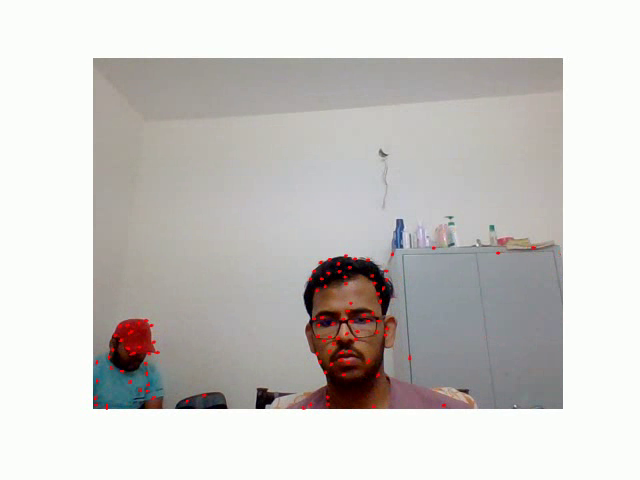
#> input picture frame 6 of optical_flow_scratch_live.mp4, 640 x 480 px, given in place of the camera
$ python optical_flow_scratch.py
#> lines starting #> are read from the running program, lines starting #| are printed output that depends on the picture
#> further down, image1 is the input picture: shape (480, 640, 3); mean B, G, R 197.7, 200.5, 202.8
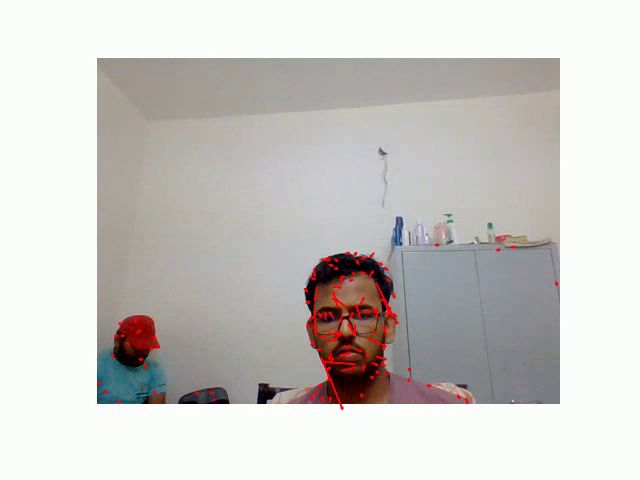
#> input picture frame 7 of optical_flow_scratch_live.mp4, 640 x 480 px, given in place of the camera
#> further down, image2 is the input picture: shape (480, 640, 3); mean B, G, R 199, 201.8, 204.5
from matplotlib import pyplot as plt
from scipy import signal
import numpy as np
import time
import math
import cv2

def grayimage(input_img1):
	img1G = cv2.cvtColor(input_img1,cv2.COLOR_BGR2GRAY)
	return img1G
def smoothimage(input_img1):
	img1G = cv2.GaussianBlur(input_img1,(3,3),0)
	return img1G
def calculatevelocities(feature,h,w,Ix,Iy,It):
	u = np.nan*np.ones((h,w))
	v = np.nan*np.ones((h,w))
	for l in feature:
		j,i = l.ravel()
		IX,IY,IT = [],[],[]
		if(i+2 < h and i-2 > 0 and j+2 < w and j-2 > 0):
			for b1 in range(-2,3):
				for b2 in range(-2,3):
					IX.append(Ix[i+b1,j+b2])
					IY.append(Iy[i+b1,j+b2])
					IT.append(It[i+b1,j+b2])
			LucasK = (IX,IY)
			LucasK = np.matrix(LucasK)
			LucasK_T = np.array(np.matrix(LucasK))
			LucasK = np.array(np.matrix.transpose(LucasK))

			A1 = np.dot(LucasK_T,LucasK)
			A2 = np.linalg.pinv(A1)
			A3 = np.dot(A2,LucasK_T)
			(u[i,j],v[i,j]) = np.dot(A3,IT)
	return u,v
def plotarrow(h,w,u,v,colorImage1):
	fig = plt.figure('')
	plt.subplot(1,1,1)
	plt.axis('off')
	plt.imshow(colorImage1, cmap = 'gray')
	for i in range(h):
		for j in range(w):
			if abs(u[i,j]) > t or abs(v[i,j]) > t:
				plt.arrow(j,i,1.5*(-1*u[i,j]),1.5*(-1*v[i,j]), head_width = 3, head_length = 3, color = 'red')
	return fig
def opticalFlow(input_img1,input_img2,frameIndex,totalFrames):
#> called with frameIndex = 0, totalFrames = 67
	h,w = input_img1.shape[:2]
#> h = 480; w = 640
	colorImage1 = cv2.cvtColor(input_img1,cv2.COLOR_BGR2RGB)
	img1G = grayimage(input_img1)
#> in grayimage, `img1G = cv2.cvtColor(input_img1,cv2.COLOR_BGR2GRAY)`:
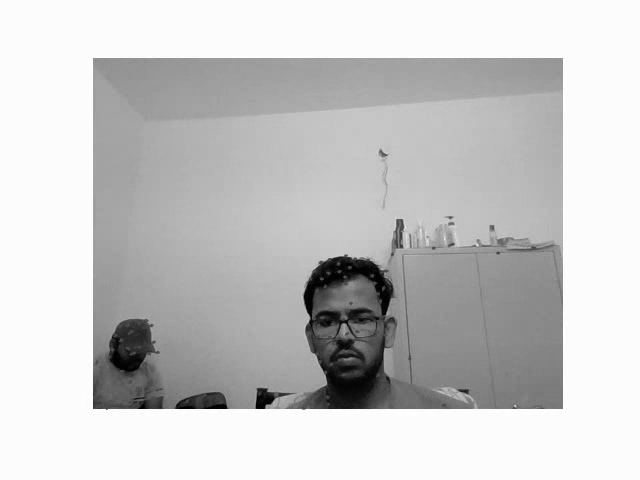
#> img1G: shape (480, 640); min 0, max 255, mean 200.8
	img2G = grayimage(input_img2)
#> in grayimage (call 2), `img1G = cv2.cvtColor(input_img1,cv2.COLOR_BGR2GRAY)`:
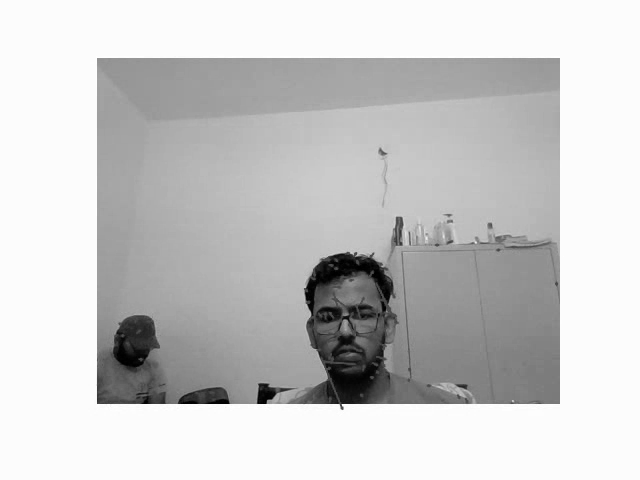
#> img1G: shape (480, 640); min 0, max 255, mean 202.3
	img1 = np.array(img1G)
	img2 = np.array(img2G)
	smooth_img1 = smoothimage(img1)
	smooth_img2 = smoothimage(img2)
	# Gradient calculation, spationl and temporal
	Ix = signal.convolve2d(smooth_img1,[[-0.25, 0.25],[-0.25, 0.25]],'same') + signal.convolve2d(smooth_img2,[[-0.25, 0.25],[-0.25, 0.25]],'same')
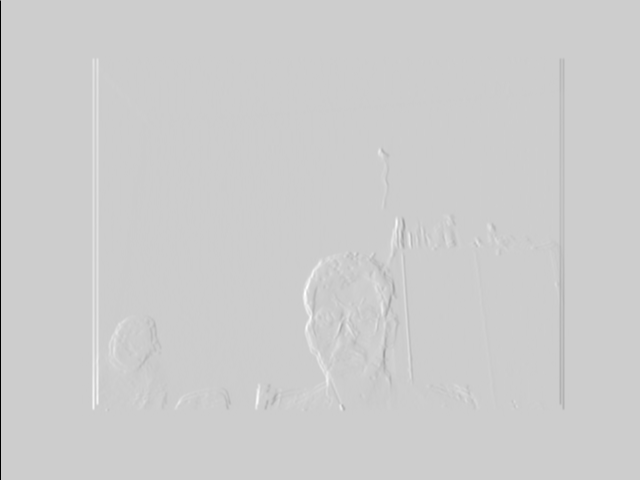
#> Ix: shape (480, 640) float64; min -252, max 61, mean -0.4; drawn with min black and max white
	Iy = signal.convolve2d(smooth_img1,[[-0.25,-0.25],[ 0.25, 0.25]],'same') + signal.convolve2d(smooth_img2,[[-0.25,-0.25],[ 0.25, 0.25]],'same')
	It = signal.convolve2d(smooth_img1,[[ 0.25, 0.25],[ 0.25, 0.25]],'same') + signal.convolve2d(smooth_img2,[[-0.25,-0.25],[-0.25,-0.25]],'same')
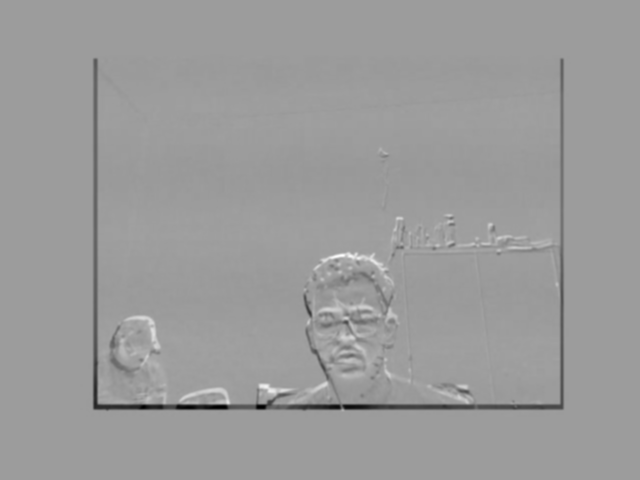
#> It: shape (480, 640) float64; min -249, max 157.8, mean -1.4; drawn with min black and max white
	# feature calculation
	features = cv2.goodFeaturesToTrack(smooth_img1,10000,0.01,10)
#> features = 129 rows, first 8: [94, 407], [256, 407], [226, 407], [561, 407], [175, 407], [401, 247], [453, 244], [266, 389]
	feature = np.int0(features)
#> feature has the same summary as features
	u,v=calculatevelocities(feature,h,w,Ix,Iy,It)
#> the loop in calculatevelocities, `for l in feature:` made 129 passes
#> (j, i, A1, A2) on passes 1 to 7: (94, 407, [[13464.1, -2087.1], [-2087.1, 8011.4]], [[7.74e-05, 2.02e-05], [2.02e-05, 0.00013]]), (256, 407, [[6925.4, -4099.1], [-4099.1, 15869.9]], [[0.00017, 4.4e-05], [4.4e-05, 7.44e-05]]), (226, 407, [[4403.2, 2916], [2916, 21914.8]], [[0.000249, -3.31e-05], [-3.31e-05, 5e-05]]), (561, 407, [[5502.5, 1059], [1059, 5770.2]], [[0.000188, -3.46e-05], [-3.46e-05, 0.00018]]), (175, 407, [[2670.5, -1935], [-1935, 13328]], [[0.000418, 6.08e-05], [6.08e-05, 8.39e-05]]), (401, 247, [[6691.2, -318.6], [-318.6, 4406.4]], [[0.00015, 1.08e-05], [1.08e-05, 0.000228]]), (453, 244, [[4820.6, -257.6], [-257.6, 1985.1]], [[0.000209, 2.71e-05], [2.71e-05, 0.000507]])
#> (j, i) on pass 100: (206, 394)

	# show the gram image
	fig=plotarrow(h,w,u,v,colorImage1)
	print('\r({:4}/{:4}) - Time Elapsed: {:10.10} seconds'.format(frameIndex+1,totalFrames,time.time()-start), end='')
	# showing and converting to original format
	fig.canvas.draw()
	img = np.fromstring(fig.canvas.tostring_rgb(), dtype=np.uint8, sep='')
	img = img.reshape(fig.canvas.get_width_height()[::-1] + (3,))
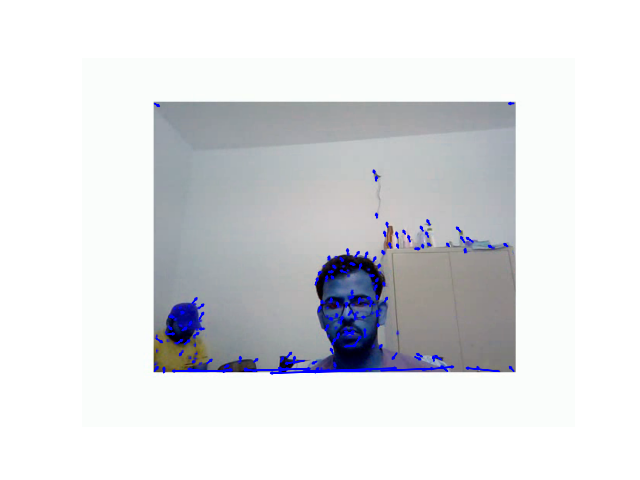
#> img: shape (480, 640, 3); mean of channels 0, 1, 2 225, 221.8, 220.2; drawn as B, G, R
	img = cv2.cvtColor(img,cv2.COLOR_RGB2BGR)
	plt.close()
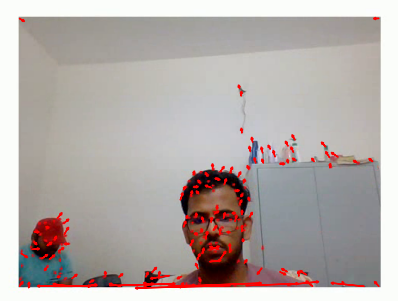
#> figure drawn by matplotlib, 1 panel

	return img


start = time.time()
t = 0.7
video = cv2.VideoCapture(0)
totalnumberofFrames = int(video.get(cv2.CAP_PROP_FRAME_COUNT))
fps = int(video.get(cv2.CAP_PROP_FPS))

_,image1 = video.read()
ret,image2 = video.read()
imageCounter = 0

videoName = 'optical_flow.mp4'
fourcc = cv2.VideoWriter_fourcc(*'MP4V')
first = True

while(ret):
	image = opticalFlow(image1,image2,imageCounter,totalnumberofFrames)

	if(not imageCounter):
		height,width = image.shape[:2]
#> height = 480; width = 640
		videoOut = cv2.VideoWriter(videoName, fourcc, fps, (width,height))

	videoOut.write(image)
	cv2.imshow("Optical Flow",image)
	if cv2.waitKey(1) & 0xFF == ord("q"):
#> (key q is pressed here)
		break

	image1 = image2.copy()
	ret,image2 = video.read()
	imageCounter += 1

print("")
video.release()
videoOut.release()

$ run again, starting later in the video
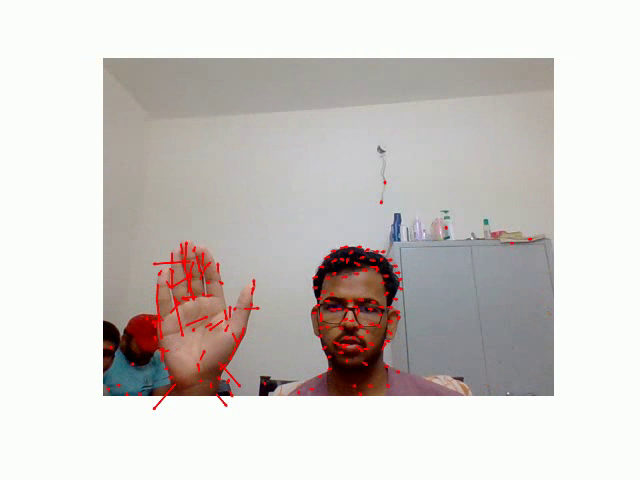
#> input picture frame 30 of optical_flow_scratch_live.mp4, 640 x 480 px, given in place of the camera
#> image1 is the input picture: shape (480, 640, 3); mean B, G, R 198.9, 202.2, 207.1
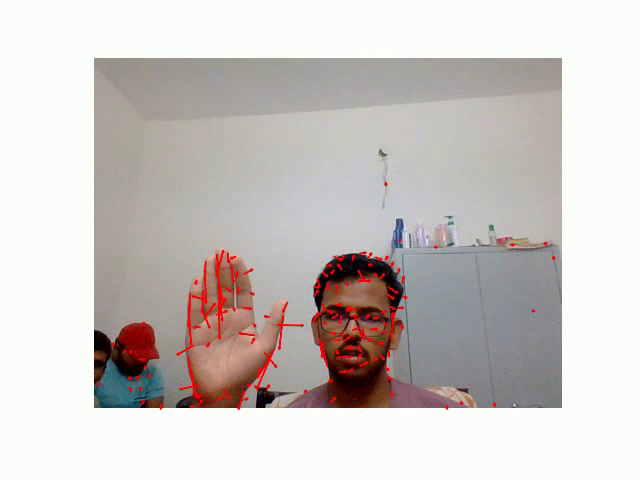
#> input picture frame 31 of optical_flow_scratch_live.mp4, 640 x 480 px, given in place of the camera
#> image2 is the input picture: shape (480, 640, 3); mean B, G, R 195.2, 198.5, 204.1
#> features = 159 rows, first 8: [221, 397], [162, 397], [153, 408], [104, 321], [259, 394], [104, 394], [381, 203], [552, 394]
#> feature has the same summary as features
#> the loop in calculatevelocities, `for l in feature:` made 159 passes
#> (j, i, A1, A2) on passes 1 to 4: (221, 397, [[5171.4, -1833.4], [-1833.4, 19156.4]], [[0.0002, 1.92e-05], [1.92e-05, 5.4e-05]]), (162, 397, [[5988.3, 2587.2], [2587.2, 9258.1]], [[0.00019, -5.31e-05], [-5.31e-05, 0.000123]]), (153, 408, [[7060.8, -3060.4], [-3060.4, 21190.8]], [[0.000151, 2.18e-05], [2.18e-05, 5.03e-05]]), (104, 321, [[16230.3, 2480.4], [2480.4, 4358.1]], [[6.75e-05, -3.84e-05], [-3.84e-05, 0.000251]])
#> in opticalFlow, `plt.close()`:
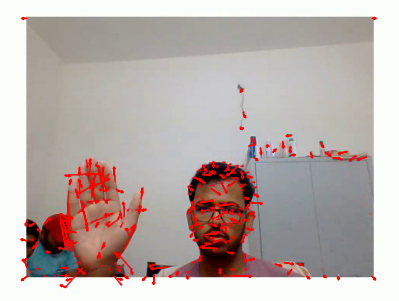
#> figure drawn by matplotlib, 1 panel

$ run again, starting later in the video
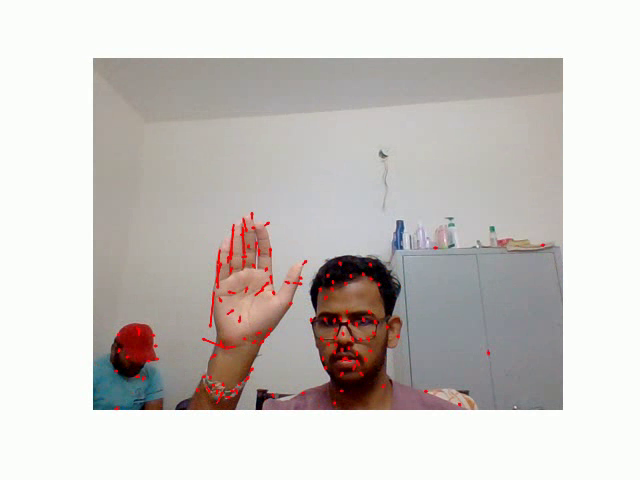
#> input picture frame 53 of optical_flow_scratch_live.mp4, 640 x 480 px, given in place of the camera
#> image1 is the input picture: shape (480, 640, 3); mean B, G, R 195.1, 198.5, 203
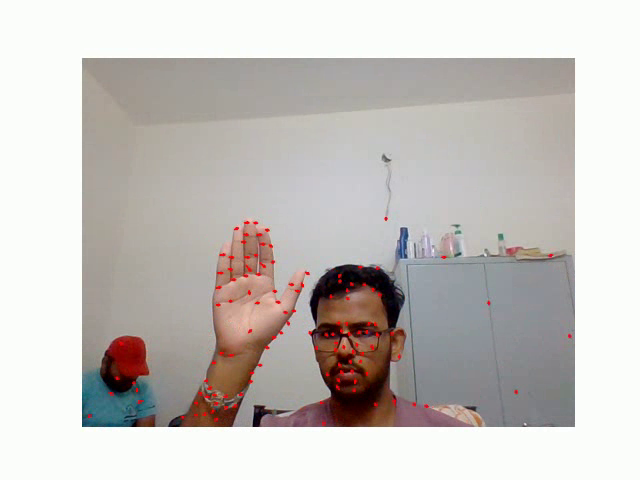
#> input picture frame 54 of optical_flow_scratch_live.mp4, 640 x 480 px, given in place of the camera
#> image2 is the input picture: shape (480, 640, 3); mean B, G, R 189.8, 193.3, 198.1
#> features = 170 rows, first 8: [94, 408], [256, 408], [306, 261], [268, 222], [176, 408], [301, 278], [274, 294], [561, 408]
#> feature has the same summary as features
#> the loop in calculatevelocities, `for l in feature:` made 170 passes
#> (j, i, A1, A2) on passes 1 to 4: (94, 408, [[13516.9, -1754.3], [-1754.3, 8456.7]], [[7.6e-05, 1.58e-05], [1.58e-05, 0.000122]]), (256, 408, [[15366.8, -3199.8], [-3199.8, 16768.1]], [[6.78e-05, 1.29e-05], [1.29e-05, 6.21e-05]]), (306, 261, [[3898.1, 1309.9], [1309.9, 3546.3]], [[0.000293, -0.000108], [-0.000108, 0.000322]]), (268, 222, [[3204.5, 1325.5], [1325.5, 3801.2]], [[0.000365, -0.000127], [-0.000127, 0.000307]])
#> in opticalFlow, `plt.close()`:
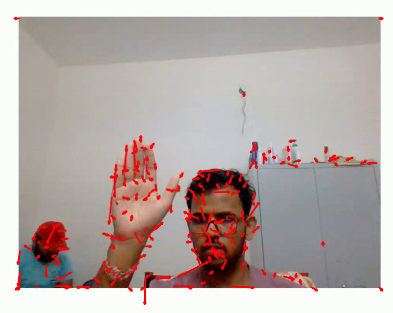
#> figure drawn by matplotlib, 1 panel
